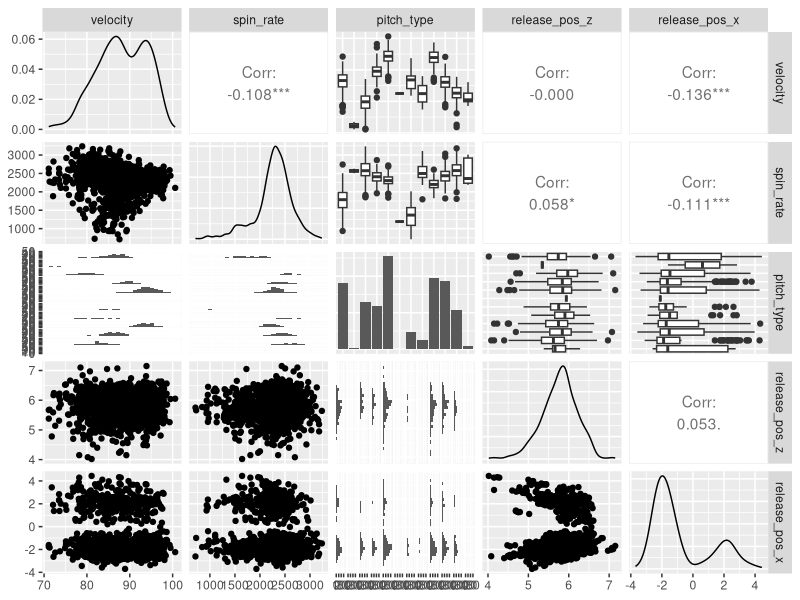

Here is the R script that generated this plot:
## ---- chunk 1
knitr::opts_chunk$set(echo = TRUE)
## ---- chunk 2
library(ggplot2)
library(readr)
library(readr)
my_data <- read_csv("baseball.csv")
## ---- chunk 3

library(GGally)
library(dplyr)

# Select a manageable subset of columns
df_small <- my_data %>% select(velocity, spin_rate, pitch_type,release_pos_z,release_pos_x)

# Run GGpairs
ggpairs(df_small)
